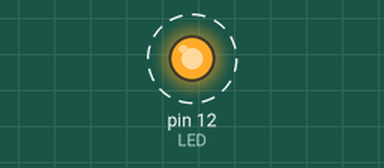
Simulated run of this sketch. Board: Arduino Uno, built with avr-gcc and run on an emulated ATmega328P. Parts: output pins drawn as LEDs (lit = HIGH). Dashed ring = blinking.

Above: at 0.5 s.
Timing chart, 0 to 4.6 s (numbered marks = the images above):
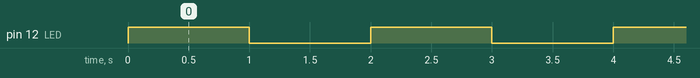

Measured:
- by itself, pin 12 (LED): alternates HIGH for 1.0 s and LOW for 1.0 s

The sketch:

044-const.ino
```cpp
int const led = 12;
#define LED 12

void setup() {
  pinMode(LED, OUTPUT);
}

void loop() {
  digitalWrite(LED, HIGH);
  delay(1000);
  digitalWrite(LED, LOW);
  delay(1000);
}
```
